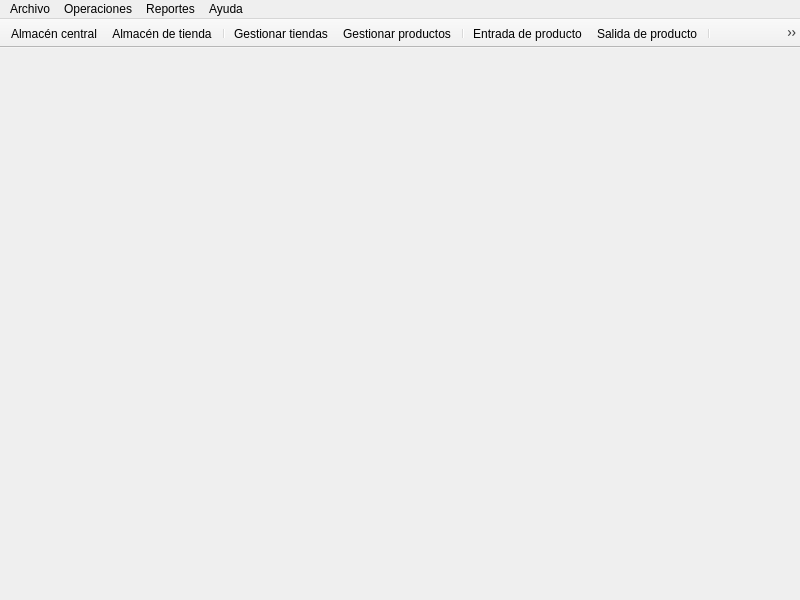
<?xml version="1.0" encoding="UTF-8"?>
<ui version="4.0">
 <class>MainWindow</class>
 <widget class="QMainWindow" name="MainWindow">
  <property name="geometry">
   <rect>
    <x>0</x>
    <y>0</y>
    <width>800</width>
    <height>600</height>
   </rect>
  </property>
  <property name="windowTitle">
   <string>Sistema Contable</string>
  </property>
  <widget class="QWidget" name="centralWidget"/>
  <widget class="QMenuBar" name="menuBar">
   <property name="geometry">
    <rect>
     <x>0</x>
     <y>0</y>
     <width>800</width>
     <height>21</height>
    </rect>
   </property>
   <widget class="QMenu" name="menuArchivo">
    <property name="title">
     <string>Archivo</string>
    </property>
    <addaction name="actionAlmacen"/>
    <addaction name="actionAlmacenTienda"/>
    <addaction name="separator"/>
    <addaction name="actionSalir"/>
   </widget>
   <widget class="QMenu" name="menuOperaciones">
    <property name="title">
     <string>Operaciones</string>
    </property>
    <addaction name="actionGestionarProductos"/>
    <addaction name="actionGestionarTiendas"/>
    <addaction name="separator"/>
    <addaction name="actionEntrada"/>
    <addaction name="actionSalida"/>
    <addaction name="separator"/>
    <addaction name="actionCuadreCaja"/>
   </widget>
   <widget class="QMenu" name="menuReportes">
    <property name="title">
     <string>Reportes</string>
    </property>
   </widget>
   <widget class="QMenu" name="menuAyuda">
    <property name="title">
     <string>Ayuda</string>
    </property>
   </widget>
   <addaction name="menuArchivo"/>
   <addaction name="menuOperaciones"/>
   <addaction name="menuReportes"/>
   <addaction name="menuAyuda"/>
  </widget>
  <widget class="QToolBar" name="mainToolBar">
   <property name="movable">
    <bool>false</bool>
   </property>
   <attribute name="toolBarArea">
    <enum>TopToolBarArea</enum>
   </attribute>
   <attribute name="toolBarBreak">
    <bool>false</bool>
   </attribute>
   <addaction name="actionAlmacen"/>
   <addaction name="actionAlmacenTienda"/>
   <addaction name="separator"/>
   <addaction name="actionGestionarTiendas"/>
   <addaction name="actionGestionarProductos"/>
   <addaction name="separator"/>
   <addaction name="actionEntrada"/>
   <addaction name="actionSalida"/>
   <addaction name="separator"/>
   <addaction name="actionCuadreCaja"/>
  </widget>
  <action name="actionGestionarProductos">
   <property name="icon">
    <iconset resource="utils.qrc">
     <normaloff>:/icons/box_48.png</normaloff>:/icons/box_48.png</iconset>
   </property>
   <property name="text">
    <string>Gestionar productos</string>
   </property>
  </action>
  <action name="actionSalir">
   <property name="icon">
    <iconset resource="utils.qrc">
     <normaloff>:/icons/cross_48.png</normaloff>
     <normalon>:/icons/icons/cross_48.png</normalon>:/icons/cross_48.png</iconset>
   </property>
   <property name="text">
    <string>Salir</string>
   </property>
  </action>
  <action name="actionGestionarTiendas">
   <property name="icon">
    <iconset resource="utils.qrc">
     <normaloff>:/icons/home_48.png</normaloff>:/icons/home_48.png</iconset>
   </property>
   <property name="text">
    <string>Gestionar tiendas</string>
   </property>
  </action>
  <action name="actionCuadreCaja">
   <property name="icon">
    <iconset resource="utils.qrc">
     <normaloff>:/icons/book_48.png</normaloff>:/icons/book_48.png</iconset>
   </property>
   <property name="text">
    <string>Cuadre de caja</string>
   </property>
  </action>
  <action name="actionAlmacen">
   <property name="icon">
    <iconset resource="utils.qrc">
     <normaloff>:/icons/table_48.png</normaloff>:/icons/table_48.png</iconset>
   </property>
   <property name="text">
    <string>Almacén central</string>
   </property>
   <property name="toolTip">
    <string>Almacén central</string>
   </property>
  </action>
  <action name="actionEntrada">
   <property name="icon">
    <iconset resource="utils.qrc">
     <normaloff>:/icons/box_download_48.png</normaloff>:/icons/box_download_48.png</iconset>
   </property>
   <property name="text">
    <string>Entrada de producto ...</string>
   </property>
  </action>
  <action name="actionSalida">
   <property name="icon">
    <iconset resource="utils.qrc">
     <normaloff>:/icons/box_upload_48.png</normaloff>:/icons/box_upload_48.png</iconset>
   </property>
   <property name="text">
    <string>Salida de producto ...</string>
   </property>
  </action>
  <action name="actionAlmacenTienda">
   <property name="icon">
    <iconset resource="utils.qrc">
     <normaloff>:/icons/table_green_48.png</normaloff>:/icons/table_green_48.png</iconset>
   </property>
   <property name="text">
    <string>Almacén de tienda</string>
   </property>
  </action>
 </widget>
 <layoutdefault spacing="6" margin="11"/>
 <resources>
  <include location="utils.qrc"/>
 </resources>
 <connections/>
</ui>
